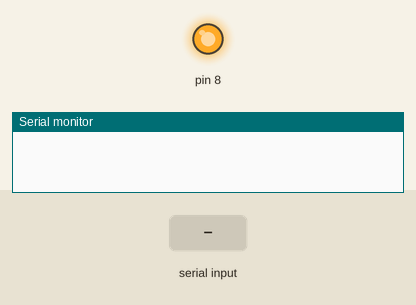
Recording of a sketch running on a simulated Arduino Uno, built with avr-gcc and run on an emulated ATmega328P. Shown: output pins drawn as LEDs (lit = HIGH), the last lines printed to the serial monitor. Inputs (shaded band) come from the test bench.

Above: at 5.2 s.
5.3 s: "fungsi1:1\n" received over Serial
At 7.8 s:
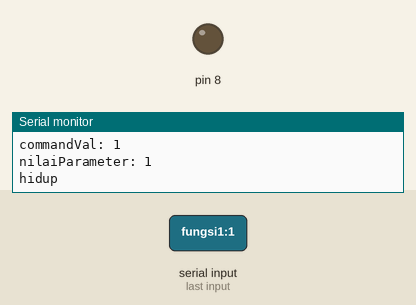
Timing chart, 0 to 9.3 s (numbered marks = the images above; inputs shaded):
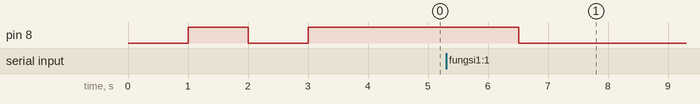

Measured:
- after the input at 5.3 s, pin 8: HIGH → LOW after 1.2 s

The sketch:

batterycontrol.ino
```cpp
String command="";
String commandHeader;
String commandVal="";
uint32_t nilaiParameter=0;

bool fungsi1Flag=false;

void fungsi1(uint32_t _parameter){
  if(nilaiParameter==1){
    Serial.println("hidup");
    digitalWrite(8, 0);
    delay(2000);
    digitalWrite(8, 0);
    delay(2000);
    digitalWrite(8, 0);
    delay(2000);
  }
  if(nilaiParameter==0){
    Serial.println("mati");
    digitalWrite(8, 1);
    delay(2000);
    digitalWrite(8, 1);
    delay(2000);
    digitalWrite(8, 1);
    delay(2000);
  }
}

void setup() {
  // put your setup code here, to run once:
  Serial.begin(19200);
  pinMode(8,OUTPUT);
  digitalWrite(8, 0);
  delay(1000);
  digitalWrite(8, 1);
  delay(1000);
  digitalWrite(8, 0);
  delay(1000);
  digitalWrite(8, 1);
  delay(1000);
}

void loop() {
  // put your main code here, to run repeatedly:
  if(Serial.available()>0){
    command=Serial.readString();    //untuk menerima string dari serial
    commandHeader=command.substring(0,command.indexOf(':')); //untuk mengekstrak header dari string yang diterima
    commandVal=command.substring(command.indexOf(':')+1,command.indexOf(';'));  //untuk mengekstrak nilai yang dikirim
    nilaiParameter=commandVal.toInt();  //konversi nlai variabel dari string menjadi int
    Serial.print("Received string: ");Serial.print(command);
    Serial.print("commandHeader: ");Serial.println(commandHeader);
    Serial.print("commandVal: ");Serial.println(commandVal);
    Serial.print("nilaiParameter: ");Serial.println(nilaiParameter);

    if(commandHeader=="fungsi1"){
      fungsi1Flag=true;
    }
    else{
      Serial.print(commandHeader);Serial.println(" tidak dikenal");
    }
  }

  if(fungsi1Flag==true){
    fungsi1Flag=false;
    fungsi1(nilaiParameter);
  }
/*
  uint16_t dataADC0=analogRead(0);
  uint16_t dataADC1=analogRead(1);
  uint16_t dataADC2=analogRead(2);
*/
  //Serial.print(dataADC0);Serial.print(",");Serial.print(dataADC1);Serial.print(",");Serial.print(dataADC2);Serial.println(",");
  delay(500);


}
```
